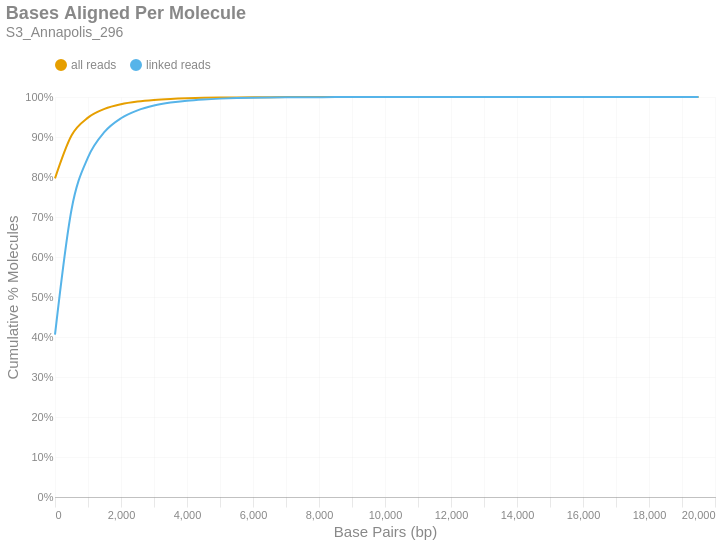

The notebook cell saved with this chart:
### Markdown cell above
### Bases Aligned Per Molecule
This is a cumulative frequency distribution showing the number of base pairs aligned per unique molecule. These data are shown in 500 bp bins. There are two distributions: one with `all reads` (yellow) and another with only `linked reads` (blue). The percent of molecules in the `linked reads` distribution is relative to the total number of linked molecules.

### Code cell
if SKIPLR:
    print_html(f"Skipped")
else:
    binned_df = consolidated_hist(valids['aligned_bp'], mask, 500, True)
    with SafeRender(binned_df):
        (
            density_plot(binned_df, 'Bases Aligned Per Molecule', samplename, 'basesper')
            .encode(
                x=alt.X('bin:Q', title="Base Pairs (bp)").axis(tickMinStep=500).scale(padding=0),
                y=alt.Y('value:Q', title='Cumulative % Molecules')
                    .axis(format='%')
                    .scale(domain = [0,1])
                    .stack(False),
                color=alt.Color("key:N").scale(domain = ["all reads", "linked reads"]),
                tooltip = [
                    alt.Tooltip("key:N", title = "Data Type"),
                    alt.Tooltip("range_label:N", title="Bases Aligned Per Molecule"),
                    alt.Tooltip("value:Q", format = ".2%", title="% Molecules (Cum.)")
                ]
            )
        ).display()

### Figure 1 — Vega-Lite specification as saved in the notebook (floating-point values rounded to 4 significant figures)
{"width": "container", "height": 400, "config": {"title": {"anchor": "start", "dy": -15, "fontSize": 18, "color": "#888888", "subtitleColor": "#888888", "subtitleFontSize": 14}, "arc": {"fill": "#0072B2"}, "axis": {"domainColor": "#888888", "domainWidth": 0.5, "gridWidth": 0.2, "grid": false, "titleFontWeight": 400, "titleFontSize": 15, "labelFontSize": 11, "labelColor": "#888888", "tickColor": "#888888", "tickWidth": 0.2, "titleColor": "#888888"}, "axisBand": {"grid": false}, "axisX": {"grid": true, "tickSize": 10, "domainCap": "round"}, "axisY": {"domain": false, "grid": true, "tickSize": 0, "domainCap": "round"}, "background": "transparent", "header": {"labelFontSize": 15, "labelColor": "#888888", "titleFontSize": 15, "titleFontWeight": 600, "titleColor": "#888888"}, "legend": {"labelFont": "sans-serif", "labelFontSize": 12, "labelColor": "#888888", "symbolSize": 100, "symbolType": "circle", "titleFontSize": 12, "titlePadding": 10, "titleColor": "#888888", "title": null, "orient": "top"}, "range": {"category": ["#E69F00", "#56B4E9", "#009E73", "#F0E442", "#0072B2", "#D55E00", "#CC79A7", "#000000"], "diverging": ["#cfe8f3", "#a2d4ec", "#73bfe2", "#46abdb", "#1696d2", "#12719e"]}, "area": {"fill": "#0072B2", "fillOpacity": 0.7, "line": true, "strokeOpacity": 0.7}, "line": {"color": "#0072B2", "stroke": "#0072B2", "strokeWidth": 2}, "trail": {"color": "#0072B2", "stroke": "#0072B2", "strokeWidth": 0, "size": 1}, "point": {"filled": true, "fillOpacity": 1.0, "size": 95}, "text": {"color": "#888888", "fontSize": 11, "align": "right", "fontWeight": 400, "size": 11}, "bar": {"fill": "#0072B2", "stroke": null}, "view": {"stroke": null, "continuousWidth": 660, "continuousHeight": 400}}, "data": {"name": "data-7bb7101834010f1130b3968da1c90393"}, "mark": {"type": "line", "interpolate": "monotone", "point": {"opacity": 0, "size": 275}}, "encoding": {"color": {"field": "key", "scale": {"domain": ["all reads", "linked reads"]}, "type": "nominal"}, "tooltip": [{"field": "key", "title": "Data Type", "type": "nominal"}, {"field": "range_label", "title": "Bases Aligned Per Molecule", "type": "nominal"}, {"field": "value", "format": ".2%", "title": "% Molecules (Cum.)", "type": "quantitative"}], "x": {"axis": {"tickMinStep": 500}, "field": "bin", "scale": {"padding": 0}, "title": "Base Pairs (bp)", "type": "quantitative"}, "y": {"axis": {"format": "%"}, "field": "value", "scale": {"domain": [0, 1]}, "stack": false, "title": "Cumulative % Molecules", "type": "quantitative"}}, "params": [{"name": "param_c36ac31b6afebe62", "select": {"type": "point", "fields": ["key"]}, "bind": "legend"}], "title": {"text": "Bases Aligned Per Molecule", "subtitle": "S3_Annapolis_296"}, "transform": [{"fold": ["all reads (cumsum)", "linked reads (cumsum)"]}, {"calculate": "replace(datum.key, ' (cumsum)', '')", "as": "key"}, {"filter": {"param": "param_c36ac31b6afebe62"}}], "usermeta": {"embedOptions": {"downloadFileName": "S3_Annapolis_296.basesper"}}, "$schema": "https://vega.github.io/schema/vega-lite/v6.1.0.json", "datasets": {"data-7bb7101834010f1130b3968da1c90393": [{"bin": "0.0", "interval": "0.0-500.0", "all reads": 0.7966, "linked reads": 0.4057, "all reads (cumsum)": 0.7966, "linked reads (cumsum)": 0.4057, "range_label": "0-499"}, {"bin": "500.0", "interval": "500.0-1000.0", "all reads": 0.1071, "linked reads": 0.3126, "all reads (cumsum)": 0.9037, "linked reads (cumsum)": 0.7183, "range_label": "500-999"}, {"bin": "1000.0", "interval": "1000.0-1500.0", "all reads": 0.04468, "linked reads": 0.1308, "all reads (cumsum)": 0.9484, "linked reads (cumsum)": 0.849, "range_label": "1000-1499"}, {"bin": "1500.0", "interval": "1500.0-2000.0", "all reads": 0.02174, "linked reads": 0.06362, "all reads (cumsum)": 0.9701, "linked reads (cumsum)": 0.9126, "range_label": "1500-1999"}, {"bin": "2000.0", "interval": "2000.0-2500.0", "all reads": 0.01169, "linked reads": 0.03421, "all reads (cumsum)": 0.9818, "linked reads (cumsum)": 0.9468, "range_label": "2000-2499"}, {"bin": "2500.0", "interval": "2500.0-3000.0", "all reads": 0.006755, "linked reads": 0.01977, "all reads (cumsum)": 0.9886, "linked reads (cumsum)": 0.9666, "range_label": "2500-2999"}, {"bin": "3000.0", "interval": "3000.0-3500.0", "all reads": 0.004112, "linked reads": 0.01203, "all reads (cumsum)": 0.9927, "linked reads (cumsum)": 0.9786, "range_label": "3000-3499"}, {"bin": "3500.0", "interval": "3500.0-4000.0", "all reads": 0.002559, "linked reads": 0.00749, "all reads (cumsum)": 0.9953, "linked reads (cumsum)": 0.9861, "range_label": "3500-3999"}, {"bin": "4000.0", "interval": "4000.0-4500.0", "all reads": 0.001628, "linked reads": 0.004763, "all reads (cumsum)": 0.9969, "linked reads (cumsum)": 0.9909, "range_label": "4000-4499"}, {"bin": "4500.0", "interval": "4500.0-5000.0", "all reads": 0.00102, "linked reads": 0.002986, "all reads (cumsum)": 0.9979, "linked reads (cumsum)": 0.9939, "range_label": "4500-4999"}, {"bin": "5000.0", "interval": "5000.0-5500.0", "all reads": 0.0007019, "linked reads": 0.002054, "all reads (cumsum)": 0.9986, "linked reads (cumsum)": 0.9959, "range_label": "5000-5499"}, {"bin": "5500.0", "interval": "5500.0-6000.0", "all reads": 0.0004471, "linked reads": 0.001308, "all reads (cumsum)": 0.9991, "linked reads (cumsum)": 0.9972, "range_label": "5500-5999"}, {"bin": "6000.0", "interval": "6000.0-6500.0", "all reads": 0.0003029, "linked reads": 0.0008863, "all reads (cumsum)": 0.9994, "linked reads (cumsum)": 0.9981, "range_label": "6000-6499"}, {"bin": "6500.0", "interval": "6500.0-7000.0", "all reads": 0.000195, "linked reads": 0.0005706, "all reads (cumsum)": 0.9996, "linked reads (cumsum)": 0.9987, "range_label": "6500-6999"}, {"bin": "7000.0", "interval": "7000.0-7500.0", "all reads": 0.000134, "linked reads": 0.0003922, "all reads (cumsum)": 0.9997, "linked reads (cumsum)": 0.9991, "range_label": "7000-7499"}, {"bin": "7500.0", "interval": "7500.0-8000.0", "all reads": 9.805e-05, "linked reads": 0.000287, "all reads (cumsum)": 0.9998, "linked reads (cumsum)": 0.9994, "range_label": "7500-7999"}, {"bin": "8000.0", "interval": "8000.0-8500.0", "all reads": 5.868e-05, "linked reads": 0.0001717, "all reads (cumsum)": 0.9998, "linked reads (cumsum)": 0.9996, "range_label": "8000-8499"}, {"bin": "8500.0", "interval": "8500.0-9000.0", "all reads": 5.224e-05, "linked reads": 0.0001529, "all reads (cumsum)": 0.9999, "linked reads (cumsum)": 0.9997, "range_label": "8500-8999"}, {"bin": "9000.0", "interval": "9000.0-9500.0", "all reads": 2.839e-05, "linked reads": 8.309e-05, "all reads (cumsum)": 0.9999, "linked reads (cumsum)": 0.9998, "range_label": "9000-9499"}, {"bin": "9500.0", "interval": "9500.0-10000.0", "all reads": 2.499e-05, "linked reads": 7.312e-05, "all reads (cumsum)": 1.0, "linked reads (cumsum)": 0.9999, "range_label": "9500-9999"}, {"bin": "10000.0", "interval": "10000.0-10500.0", "all reads": 1.211e-05, "linked reads": 3.545e-05, "all reads (cumsum)": 1.0, "linked reads (cumsum)": 0.9999, "range_label": "10000-10499"}, {"bin": "10500.0", "interval": "10500.0-11000.0", "all reads": 1.174e-05, "linked reads": 3.435e-05, "all reads (cumsum)": 1.0, "linked reads (cumsum)": 0.9999, "range_label": "10500-10999"}, {"bin": "11000.0", "interval": "11000.0-11500.0", "all reads": 8.329e-06, "linked reads": 2.437e-05, "all reads (cumsum)": 1.0, "linked reads (cumsum)": 1.0, "range_label": "11000-11499"}, {"bin": "11500.0", "interval": "11500.0-12000.0", "all reads": 3.407e-06, "linked reads": 9.971e-06, "all reads (cumsum)": 1.0, "linked reads (cumsum)": 1.0, "range_label": "11500-11999"}, {"bin": "12000.0", "interval": "12000.0-12500.0", "all reads": 3.029e-06, "linked reads": 8.863e-06, "all reads (cumsum)": 1.0, "linked reads (cumsum)": 1.0, "range_label": "12000-12499"}, {"bin": "12500.0", "interval": "12500.0-13000.0", "all reads": 2.65e-06, "linked reads": 7.755e-06, "all reads (cumsum)": 1.0, "linked reads (cumsum)": 1.0, "range_label": "12500-12999"}, {"bin": "13000.0", "interval": "13000.0-13500.0", "all reads": 1.136e-06, "linked reads": 3.324e-06, "all reads (cumsum)": 1.0, "linked reads (cumsum)": 1.0, "range_label": "13000-13499"}, {"bin": "13500.0", "interval": "13500.0-14000.0", "all reads": 1.893e-06, "linked reads": 5.54e-06, "all reads (cumsum)": 1.0, "linked reads (cumsum)": 1.0, "range_label": "13500-13999"}, {"bin": "14000.0", "interval": "14000.0-14500.0", "all reads": 7.572e-07, "linked reads": 2.216e-06, "all reads (cumsum)": 1.0, "linked reads (cumsum)": 1.0, "range_label": "14000-14499"}, {"bin": "14500.0", "interval": "14500.0-15000.0", "all reads": 3.786e-07, "linked reads": 1.108e-06, "all reads (cumsum)": 1.0, "linked reads (cumsum)": 1.0, "range_label": "14500-14999"}, {"bin": "15000.0", "interval": "15000.0-15500.0", "all reads": 1.136e-06, "linked reads": 3.324e-06, "all reads (cumsum)": 1.0, "linked reads (cumsum)": 1.0, "range_label": "15000-15499"}, {"bin": "15500.0", "interval": "15500.0-16000.0", "all reads": 0.0, "linked reads": 0.0, "all reads (cumsum)": 1.0, "linked reads (cumsum)": 1.0, "range_label": "15500-15999"}, {"bin": "16000.0", "interval": "16000.0-16500.0", "all reads": 0.0, "linked reads": 0.0, "all reads (cumsum)": 1.0, "linked reads (cumsum)": 1.0, "range_label": "16000-16499"}, {"bin": "16500.0", "interval": "16500.0-17000.0", "all reads": 0.0, "linked reads": 0.0, "all reads (cumsum)": 1.0, "linked reads (cumsum)": 1.0, "range_label": "16500-16999"}, {"bin": "17000.0", "interval": "17000.0-17500.0", "all reads": 3.786e-07, "linked reads": 1.108e-06, "all reads (cumsum)": 1.0, "linked reads (cumsum)": 1.0, "range_label": "17000-17499"}, {"bin": "17500.0", "interval": "17500.0-18000.0", "all reads": 0.0, "linked reads": 0.0, "all reads (cumsum)": 1.0, "linked reads (cumsum)": 1.0, "range_label": "17500-17999"}, {"bin": "18000.0", "interval": "18000.0-18500.0", "all reads": 0.0, "linked reads": 0.0, "all reads (cumsum)": 1.0, "linked reads (cumsum)": 1.0, "range_label": "18000-18499"}, {"bin": "18500.0", "interval": "18500.0-19000.0", "all reads": 0.0, "linked reads": 0.0, "all reads (cumsum)": 1.0, "linked reads (cumsum)": 1.0, "range_label": "18500-18999"}, {"bin": "19000.0", "interval": "19000.0-19500.0", "all reads": 0.0, "linked reads": 0.0, "all reads (cumsum)": 1.0, "linked reads (cumsum)": 1.0, "range_label": "19000-19499"}, {"bin": "19500.0", "interval": "19500.0-20000.0", "all reads": 3.786e-07, "linked reads": 1.108e-06, "all reads (cumsum)": 1.0, "linked reads (cumsum)": 1.0, "range_label": "19500-19999"}]}}
